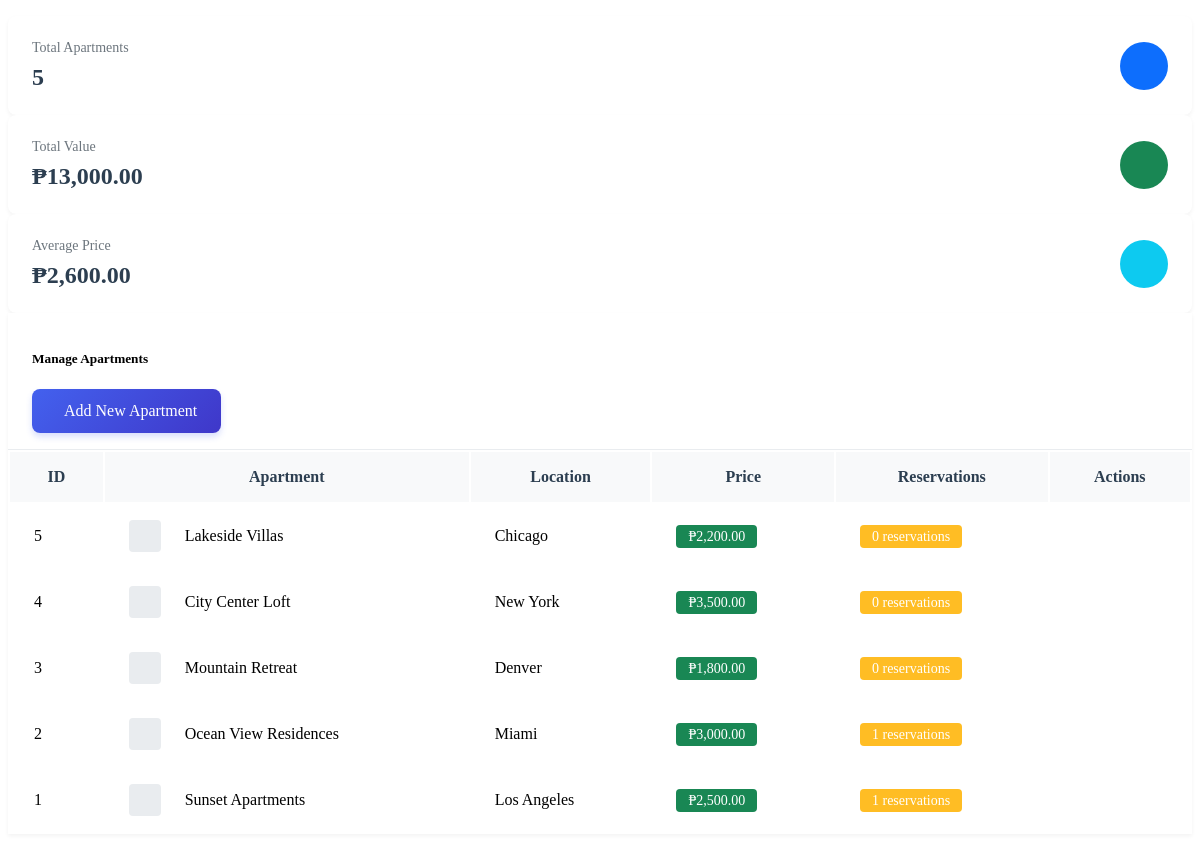
The app's page /ADMIN/manage_apartments.php, older data.
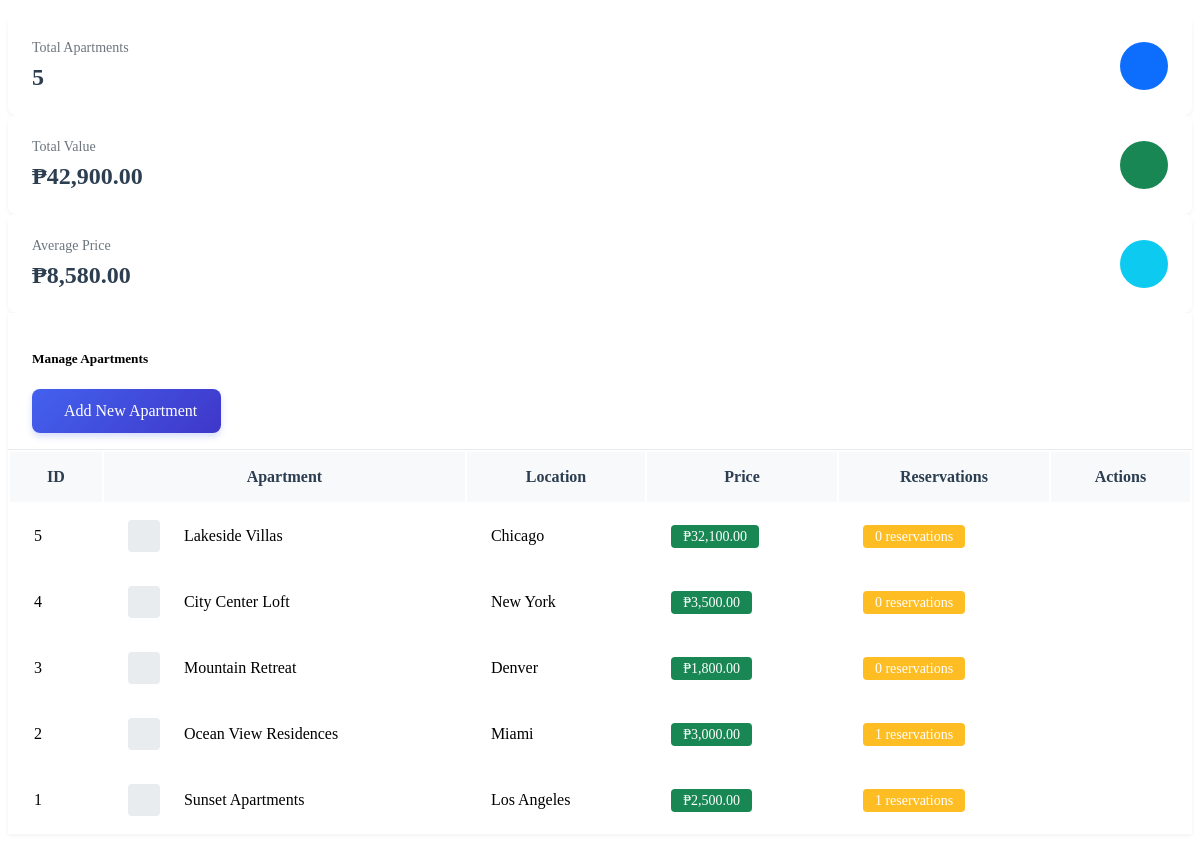
The same page, newer data.
### tables this page shows
CREATE TABLE `apartments` (
  `id` int(11) NOT NULL,
  `name` varchar(255) NOT NULL,
  `location` varchar(255) NOT NULL,
  `price` decimal(10,2) NOT NULL,
  `available` tinyint(1) DEFAULT 1,
  `created_at` timestamp NOT NULL DEFAULT current_timestamp()
);

### ADMIN/manage_apartments.php (the view, shortened to what this page needs)
<?php
require_once '../includes/db_connection.php';
$sql = "SELECT a.*,
        (SELECT COUNT(*) FROM reservations r WHERE r.apartment_id = a.id) as reservation_count
        FROM apartments a
        ORDER BY a.id DESC";
$result = $conn->query($sql);
if ($result === false) {
    $error_message = "Error fetching apartments: " . $conn->error;
} else {
    $apartments = $result->fetch_all(MYSQLI_ASSOC);
}
$total_apartments = count($apartments);
$total_value = array_sum(array_column($apartments, 'price'));
$average_price = $total_apartments > 0 ? $total_value / $total_apartments : 0;
?>
<!DOCTYPE html>
<html lang="en">
<head>
</head>
<body>
    <div class="stats-container mb-4">
        <div class="row g-3">
            <div class="col-md-4">
                <div class="stats-card">
                    <div class="stats-info">
                        <span class="stats-label">Total Apartments</span>
                        <h3 class="stats-value"><?php echo $total_apartments; ?></h3>
                    </div>
                    <div class="stats-icon blue">
                    </div>
                </div>
            </div>
            <div class="col-md-4">
                <div class="stats-card">
                    <div class="stats-info">
                        <span class="stats-label">Total Value</span>
                        <h3 class="stats-value">₱<?php echo number_format($total_value, 2); ?></h3>
                    </div>
                    <div class="stats-icon green">
                    </div>
                </div>
            </div>
            <div class="col-md-4">
                <div class="stats-card">
                    <div class="stats-info">
                        <span class="stats-label">Average Price</span>
                        <h3 class="stats-value">₱<?php echo number_format($average_price, 2); ?></h3>
                    </div>
                    <div class="stats-icon cyan">
                    </div>
                </div>
            </div>
        </div>
    </div>
    <div class="card">
        <div class="card-header">
            <div class="d-flex justify-content-between align-items-center">
                <h5 class="mb-0">Manage Apartments</h5>
                <a href="add_apartment.php" class="btn-add-new">
                    Add New Apartment
                </a>
            </div>
        </div>
        <div class="card-body p-0">
            <div class="table-responsive">
                <table class="table table-hover mb-0">
                    <thead>
                        <tr>
                            <th>ID</th>
                            <th>Apartment</th>
                            <th>Location</th>
                            <th>Price</th>
                            <th>Reservations</th>
                            <th class="text-end">Actions</th>
                        </tr>
                    </thead>
                    <tbody>
                        <?php if (isset($apartments) && count($apartments) > 0): ?>
                            <?php foreach ($apartments as $apartment): ?>
                                <tr>
                                    <td style= "align-items: center;"><?php echo $apartment['id']; ?></td>
                                    <td>
                                        <div class="apartment-name-container">
                                            <div class="apartment-icon">
                                            </div>
                                            <?php echo htmlspecialchars($apartment['name']); ?>
                                        </div>
                                    </td>
                                    <td>
                                        <div class="d-flex align-items-center">
                                            <?php echo htmlspecialchars($apartment['location']); ?>
                                        </div>
                                    </td>
                                    <td>
                                        <span class="price-badge">₱<?php echo number_format($apartment['price'], 2); ?></span>
                                    </td>
                                    <td>
                                        <span class="reservation-badge">
                                            <?php echo $apartment['reservation_count']; ?> reservations
                                        </span>
                                    </td>
                                    <td class="text-end">
                                    </td>
                                </tr>
                            <?php endforeach; ?>
                        <?php endif; ?>
                    </tbody>
                </table>
            </div>
        </div>
    </div>
</body>
</html>

### ADMIN/manage_apartments.php (style rules this page uses)
.stats-container { margin-top: 1rem; }
.stats-card { background: #fff; border-radius: 8px; padding: 1.5rem; display: flex; justify-content: space-between; align-items: center; box-shadow: 0 2px 4px rgba(0,0,0,0.05); }
.stats-info { flex-grow: 1; }
.stats-label { color: #6c757d; font-size: 0.875rem; display: block; margin-bottom: 0.5rem; }
.stats-value { font-size: 1.5rem; font-weight: 600; margin: 0; color: #2c3e50; }
.stats-icon { width: 48px; height: 48px; border-radius: 50%; display: flex; align-items: center; justify-content: center; color: white; }
.stats-icon.blue { background-color: #0d6efd; }
.stats-icon.green { background-color: #198754; }
.stats-icon.cyan { background-color: #0dcaf0; }
.card { border: none; box-shadow: 0 2px 4px rgba(0,0,0,0.05); margin-bottom: 1rem; }
.card-header { background-color: #fff; border-bottom: 1px solid #e9ecef; padding: 1rem 1.5rem; }
.table-responsive { width: 100%; }
.table { margin-bottom: 0; width: 100%; }
.table th { border-top: none; padding: 1rem 1.5rem; background: #f8f9fa; font-weight: 600; color: #2c3e50; }
.table td { padding: 1rem 1.5rem; vertical-align: middle; }
.apartment-icon { width: 32px; height: 32px; background: #e9ecef; border-radius: 4px; display: flex; align-items: center; justify-content: center; margin-right: 0.75rem; }
.apartment-name-container { display: flex; align-items: center; flex-direction: row; gap: 0.75rem; }
.price-badge { background: #198754; color: white; padding: 0.25rem 0.75rem; border-radius: 4px; font-size: 0.875rem; }
.reservation-badge { background: #ffbd24; color: white; padding: 0.25rem 0.75rem; border-radius: 4px; font-size: 0.875rem; }
.btn-add-new { background: linear-gradient(135deg, #4361ee 0%, #3f37c9 100%); color: white; border: none; padding: 0.8rem 1.5rem; border-radius: 8px; font-weight: 500; display: inline-flex; align-items: center; gap: 0.5rem; transition: all 0.3s ease; text-decoration: none; box-shadow: 0 4px 6px rgba(67, 97, 238, 0.2); }

Row changes from the older to the newer data that the page shows:
changed apartments "Lakeside Villas": price "2,200.00" → "32,100.00"
Text that changed along with them:
$total_value: "13,000.00" → "42,900.00"
$average_price: "2,600.00" → "8,580.00"
